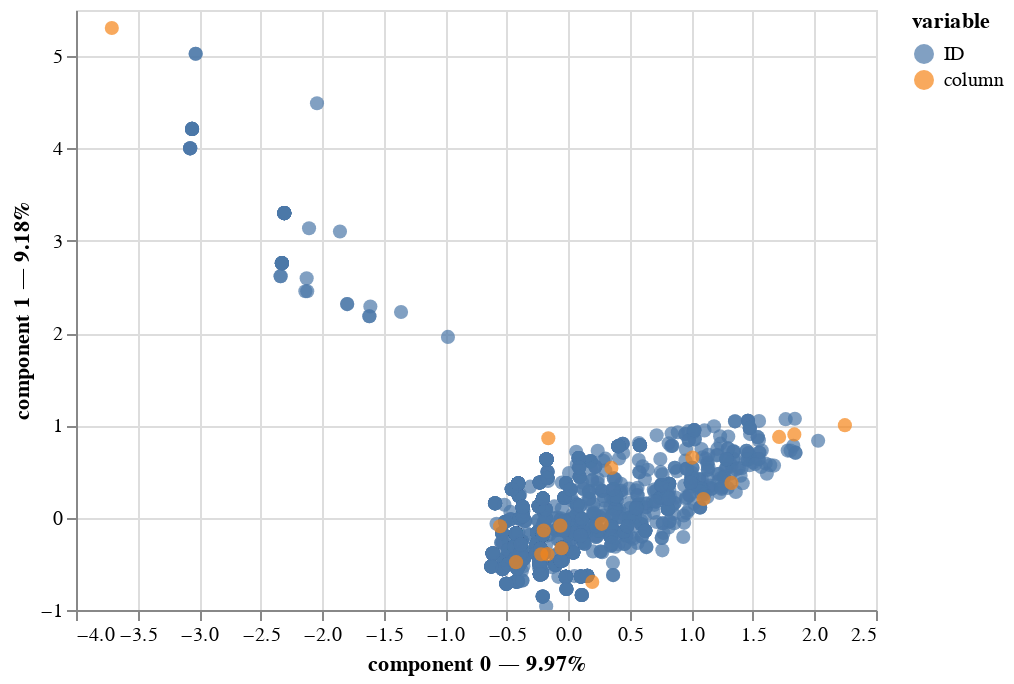

Here is the notebook cell this chart was saved with:
### Code cell
mca.plot(df[var_categoriques])

### Figure 1 — Vega-Lite specification as saved in the notebook (floating-point values rounded to 4 significant figures; data arrays with more than 128 entries replaced by an {"elided": "..."} marker saying what was removed)
{"config": {"view": {"continuousWidth": 400, "continuousHeight": 300}}, "data": {"name": "data-de30cc0ee9f5d7a0f2cff547e39558d0"}, "mark": {"type": "circle", "size": 50}, "encoding": {"color": {"field": "variable", "type": "nominal"}, "tooltip": [{"field": "variable", "type": "nominal"}, {"field": "value", "type": "nominal"}, {"field": "component 0", "type": "quantitative"}, {"field": "component 1", "type": "quantitative"}], "x": {"axis": {"title": "component 0 — 9.97%"}, "field": "component 0", "scale": {"zero": false}, "type": "quantitative"}, "y": {"axis": {"title": "component 1 — 9.18%"}, "field": "component 1", "scale": {"zero": false}, "type": "quantitative"}}, "selection": {"selector003": {"type": "interval", "bind": "scales", "encodings": ["x", "y"]}}, "$schema": "https://vega.github.io/schema/vega-lite/v4.17.0.json", "datasets": {"data-de30cc0ee9f5d7a0f2cff547e39558d0": {"elided": "2063 records"}}}
